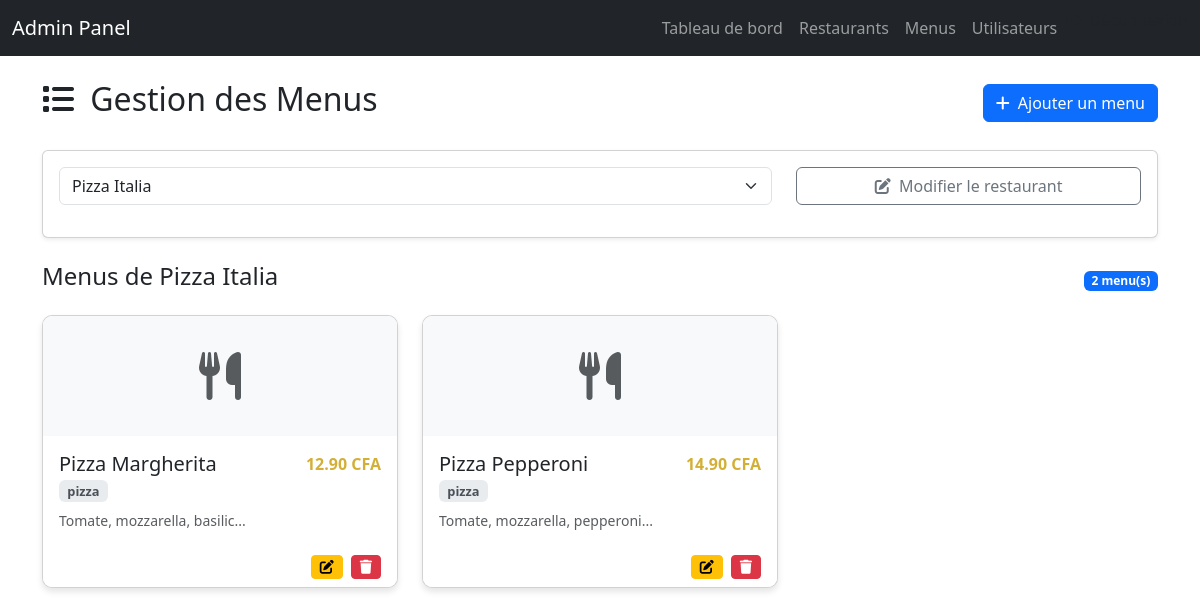
/admin/menus.php?restaurant_id=2, run on the app's committed database.
### tables this page shows
CREATE TABLE `restaurants` (
  `id` int(11) NOT NULL,
  `user_id` int(11) NOT NULL,
  `name` varchar(100) NOT NULL,
  `description` text DEFAULT NULL,
  `address` varchar(255) NOT NULL,
  `phone` varchar(20) DEFAULT NULL,
  `image_url` varchar(255) DEFAULT NULL,
  `created_at` timestamp NOT NULL DEFAULT current_timestamp(),
  `updated_at` timestamp NOT NULL DEFAULT current_timestamp() ON UPDATE current_timestamp()
);

CREATE TABLE `menus` (
  `id` int(11) NOT NULL,
  `restaurant_id` int(11) NOT NULL,
  `name` varchar(100) NOT NULL,
  `description` text DEFAULT NULL,
  `price` decimal(10,2) NOT NULL,
  `category` varchar(50) DEFAULT NULL,
  `image_url` varchar(255) DEFAULT NULL,
  `is_available` tinyint(1) DEFAULT 1,
  `created_at` timestamp NOT NULL DEFAULT current_timestamp(),
  `updated_at` timestamp NOT NULL DEFAULT current_timestamp() ON UPDATE current_timestamp()
);

### admin/menus.php (the view, shortened to what this page needs)
<?php
require_once __DIR__.'/includes/admin_nav.php';
require_once __DIR__.'/../includes/functions.php';
$restaurantId = $_GET['restaurant_id'] ?? 0;
$restaurants = $db->query("SELECT id, name FROM restaurants ORDER BY name")->fetchAll();
$selectedRestaurant = null;
$menus = [];
if ($restaurantId > 0) {
    try {
        $stmt = $db->prepare("SELECT * FROM restaurants WHERE id = ?");
        $stmt->execute([$restaurantId]);
        $selectedRestaurant = $stmt->fetch();
        $stmt = $db->prepare("SELECT * FROM menus WHERE restaurant_id = ? ORDER BY category, name");
        $stmt->execute([$restaurantId]);
        $menus = $stmt->fetchAll();
    } catch (PDOException $e) {
        $_SESSION['error'] = "Erreur de lecture des données : " . $e->getMessage();
    }
}
?>
<!DOCTYPE html>
<html lang="fr">
<head>
    <link href="https://cdn.jsdelivr.net/npm/bootstrap@5.3.0/dist/css/bootstrap.min.css" rel="stylesheet">
    <link rel="stylesheet" href="https://cdnjs.cloudflare.com/ajax/libs/font-awesome/6.4.0/css/all.min.css">
    <link rel="stylesheet" href="https://cdn.datatables.net/1.13.6/css/dataTables.bootstrap5.min.css">
</head>
<body>
    <div class="container py-4">
        <div class="d-flex justify-content-between align-items-center mb-4">
            <h2><i class="fas fa-list me-2"></i> Gestion des Menus</h2>
            <?php if ($selectedRestaurant): ?>
                <button class="btn btn-primary" data-bs-toggle="modal" data-bs-target="#menuModal" id="addMenuBtn">
                    <i class="fas fa-plus me-1"></i> Ajouter un menu
                </button>
            <?php endif; ?>
        </div>
        <div class="card mb-4 shadow-sm">
            <div class="card-body">
                <form method="get">
                    <div class="row align-items-center">
                        <div class="col-md-8 mb-2 mb-md-0">
                            <select name="restaurant_id" class="form-select" onchange="this.form.submit()">
                                <?php foreach ($restaurants as $resto): ?>
                                <option value="<?= $resto['id'] ?>" <?= $restaurantId == $resto['id'] ? 'selected' : '' ?>>
                                    <?= htmlspecialchars($resto['name']) ?>
                                </option>
                                <?php endforeach; ?>
                            </select>
                        </div>
                        <?php if ($selectedRestaurant): ?>
                        <div class="col-md-4">
                            <a href="restaurants.php?action=edit&id=<?= $selectedRestaurant['id'] ?>" class="btn btn-outline-secondary w-100">
                                <i class="fas fa-edit me-1"></i> Modifier le restaurant
                            </a>
                        </div>
                        <?php endif; ?>
                    </div>
                </form>
            </div>
        </div>
        <?php if ($selectedRestaurant): ?>
            <div class="d-flex justify-content-between align-items-center mb-3">
                <h4>Menus de <?= htmlspecialchars($selectedRestaurant['name']) ?></h4>
                <span class="badge bg-primary"><?= count($menus) ?> menu(s)</span>
            </div>
            <?php if (!empty($menus)): ?>
                <div class="row row-cols-1 row-cols-md-2 row-cols-lg-3 g-4">
                    <?php foreach ($menus as $menu): ?>
                    <div class="col">
                        <div class="card menu-card h-100">
                            <?php
                            $imageUrl = $menu['image_url'] ?? '';
                            if (!empty($imageUrl)) {
                                echo '<img src="'.htmlspecialchars($imageUrl).'"
                                     class="menu-img card-img-top"
                                     alt="'.htmlspecialchars($menu['name']).'"
                                     onerror="this.onerror=null;this.src=\''.getProductImage(0).'\'">';
                            } else {
                                echo '<div class="menu-img bg-light d-flex align-items-center justify-content-center">
                                        <i class="fas fa-utensils fa-3x text-muted"></i>
                                      </div>';
                            }
                            ?>
                            <div class="card-body">
                                <div class="d-flex justify-content-between align-items-start">
                                    <h5 class="card-title mb-1"><?= htmlspecialchars($menu['name']) ?></h5>
                                    <span class="price-tag"><?= number_format($menu['price'], 2) ?> CFA</span>
                                </div>
                                <?php if ($menu['category']): ?>
                                    <span class="badge category-badge mb-2"><?= htmlspecialchars($menu['category']) ?></span>
                                <?php endif; ?>
                                <p class="card-text text-muted small"><?= htmlspecialchars(substr($menu['description'], 0, 100)) ?>...</p>
                            </div>
                            <div class="card-footer bg-white border-top-0">
                                <div class="d-flex justify-content-end gap-2">
                                    <button class="btn btn-sm btn-warning edit-menu-btn"
                                            data-id="<?= $menu['id'] ?>"
                                            data-name="<?= htmlspecialchars($menu['name']) ?>"
                                            data-description="<?= htmlspecialchars($menu['description']) ?>"
                                            data-price="<?= $menu['price'] ?>"
                                            data-category="<?= htmlspecialchars($menu['category']) ?>"
                                            data-image="<?= $menu['image_url'] ?>">
                                        <i class="fas fa-edit"></i>
                                    </button>
                                    <a href="?action=delete&id=<?= $menu['id'] ?>&restaurant_id=<?= $restaurantId ?>"
                                       class="btn btn-sm btn-danger"
                                       onclick="return confirm('Êtes-vous sûr de vouloir supprimer ce menu ?')">
                                        <i class="fas fa-trash"></i>
                                    </a>
                                </div>
                            </div>
                        </div>
                    </div>
                    <?php endforeach; ?>
                </div>
            <?php else: ?>
                <div class="alert alert-info">
                    Aucun menu disponible pour ce restaurant.
                </div>
            <?php endif; ?>
        <?php else: ?>
            <div class="alert alert-warning">
                Veuillez sélectionner un restaurant pour gérer ses menus.
            </div>
        <?php endif; ?>
    </div>
</body>
</html>

### admin/menus.php (style rules this page uses)
.menu-card { transition: all 0.3s; border-radius: 10px; overflow: hidden; box-shadow: 0 4px 6px rgba(0, 0, 0, 0.1); }
.menu-img { height: 120px; object-fit: cover; width: 100%; }
.category-badge { font-size: 0.8rem; background-color: #e9ecef; color: #495057; }
.price-tag { font-weight: bold; color: #D4AF37; }

### data on the page
restaurants: name "Pizza Italia"
menus: name "Pizza Margherita", price "12.90", category "pizza", description "Tomate, mozzarella, basilic"
menus: name "Pizza Pepperoni", price "14.90", category "pizza", description "Tomate, mozzarella, pepperoni"

### other printed values
count($menus) "2"
form field restaurant_id "Pizza Italia"
